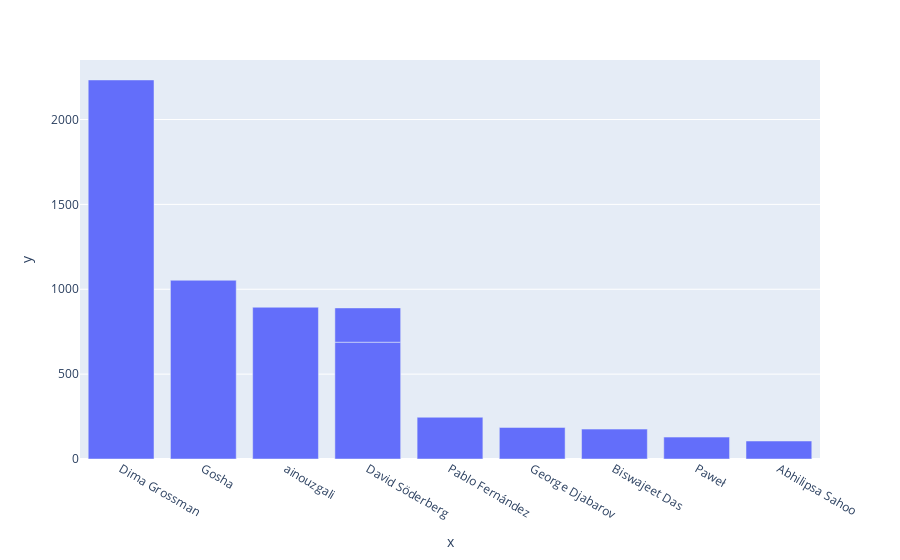

The code cell stored with this chart in its notebook:
### Code cell
import plotly.express as px
fig = px.bar(x=df['name'].to_list(), y=df['contributions'].to_numpy())
fig.show()

### Figure 1 — Plotly figure (JSON) as saved in the notebook; plotly's stock layout.template omitted (floating-point values rounded to 4 significant figures)
{"data": [{"alignmentgroup": "True", "hovertemplate": "x=%{x}<br>y=%{y}<extra></extra>", "legendgroup": "", "marker": {"color": "#636efa", "pattern": {"shape": ""}}, "name": "", "offsetgroup": "", "orientation": "v", "showlegend": false, "textposition": "auto", "type": "bar", "x": ["Dima Grossman", "Gosha", "ainouzgali", "David Söderberg", "Pablo Fernández", "David Söderberg", "George Djabarov", "Biswajeet Das", "Paweł", "Abhilipsa Sahoo"], "xaxis": "x", "y": [2233, 1053, 894, 688, 246, 202, 186, 176, 129, 106], "yaxis": "y"}], "layout": {"barmode": "relative", "legend": {"tracegroupgap": 0}, "margin": {"t": 60}, "xaxis": {"anchor": "y", "domain": [0, 1], "title": {"text": "x"}}, "yaxis": {"anchor": "x", "domain": [0, 1], "title": {"text": "y"}}}}
